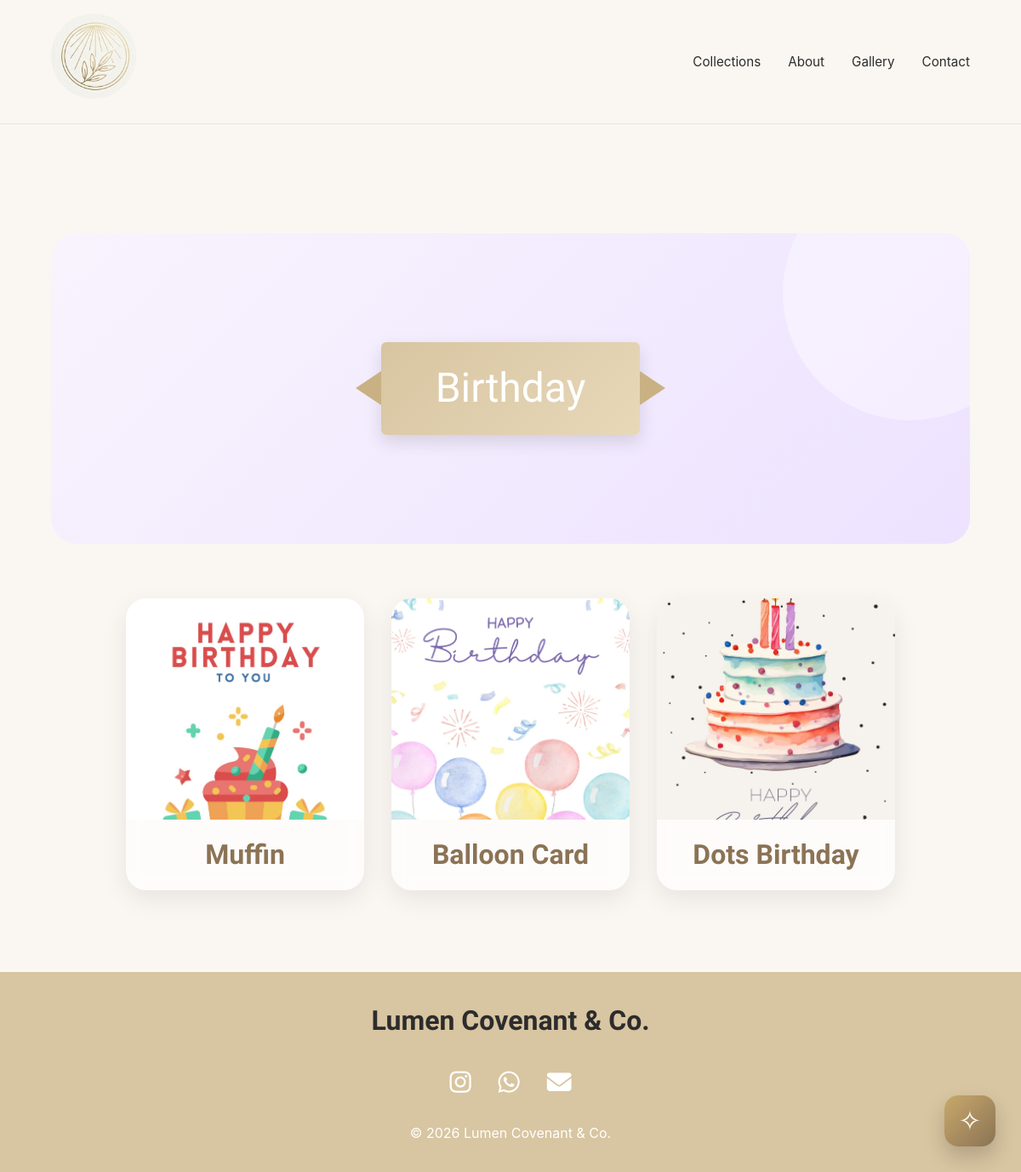
Screenshot of /collections/Birthday with the database file from the repository.
### models.py (models this page shows)
class Card(db.Model):
    id = db.Column(db.Integer, primary_key=True)
    name = db.Column(db.String(100), nullable=False)
    category = db.Column(db.String(50), nullable=False)
    slug = db.Column(db.String(120), unique=True)
    description = db.Column(db.Text)
    dimensions = db.Column(db.String(100))
    envelope = db.Column(db.String(50))
    customization = db.Column(db.String(50))
    front_image = db.Column(db.String(255))
    inside_left_image = db.Column(db.String(255))
    inside_right_image = db.Column(db.String(255))
    back_image = db.Column(db.String(255))
    price = db.Column(db.Float, default=0)
    featured = db.Column(db.Boolean, default=False)
    active = db.Column(db.Boolean, default=True)
    created_at = db.Column(
        db.DateTime,
        default=datetime.now(timezone.utc)
    )

### app.py (the view)
@app.route("/collections/<collection_name>")
def view_collection(collection_name):
    cards = Card.query.filter_by(
        category=collection_name,
        active=True
    ).all()
    return render_template("collection.html", collection_name=collection_name, cards=cards)

### templates/collection.html (shortened to what this page needs)
{% extends 'base.html' %}
{% block content %}
<section class="container">
    <section class="collection-banner">
        <div class="ribbon-wrapper">
            <div class="ribbon">{{ collection_name }}</div>
        </div>
    </section>
    {% if cards %}
    <div class="collection-grid">
        {% for card in cards %}
        <div class="collection-card card-preview" data-name="{{ card.name }}"
            data-description="{{ card.description or '' }}" data-price="{{ card.price }}"
            data-front="{{ url_for('static', filename='uploads/cards/' + card.front_image) if card.front_image else '' }}"
            data-left="{{ url_for('static', filename='uploads/cards/' + card.inside_left_image) if card.inside_left_image else '' }}"
            data-right="{{ url_for('static', filename='uploads/cards/' + card.inside_right_image) if card.inside_right_image else '' }}"
            data-back="{{ url_for('static', filename='uploads/cards/' + card.back_image) if card.back_image else '' }}">
            {% if card.front_image %}
            <img src="{{ url_for('static', filename='uploads/cards/' + card.front_image) }}" alt="{{ card.name }}">
            {% endif %}
            <h3>{{ card.name }}</h3>
        </div>
        {% endfor %}
    </div>
    {% else %}
    <div class="empty-collection">
        <h2>Collection Coming Soon</h2>
        <p> Something beautiful is being created for this collection.</p>
    </div>
    {% endif %}
</section>
{% endblock %}

### static/css/style.css (style rules this page uses)
* { margin: 0; padding: 0; box-sizing: border-box; }
html { scroll-behavior: smooth; }
body { font-family: 'Inter', sans-serif; color: #2c2c2c; background-color: #faf7f2; line-height: 1.6; }
:root { --cream: #faf7f2; --champagne: #e8dcc8; --taupe: #8b7355; --charcoal: #2c2c2c; --gold: #c8a96b; --white: #ffffff; }
h1, h2, h3, h4 { font-family: 'DM Serif Display'; font-weight: 600; color: var(--charcoal); }
h3 { font-family: 'Allura', cursive; font-size: 2rem; }
.container { width: 90%; max-width: 1200px; margin: 0 auto; }
section { padding: 6rem 0; }
.collection-grid { display: flex; flex-wrap: wrap; justify-content: center; gap: 2rem; margin-top: 3rem; }
.collection-card { width: 280px; min-width: 280px; background: rgba(255,255,255,.65); backdrop-filter: blur(10px); border-radius: 24px; overflow: hidden; box-shadow: 0 10px 30px rgba(0,0,0,.08); transition: all .35s ease; cursor: pointer; }
.collection-card img { width: 100%; height: 260px; object-fit: cover; display: block; transition: transform .4s ease; }
.collection-card h3 { min-height: 60px; display: flex; justify-content: center; text-align: center; padding: 1rem; color: var(--taupe); margin: 0; }
.collection-banner { background: linear-gradient( 135deg, #f8f4fd, #ede2ff ); border-radius: 30px; padding: 5rem 2rem; margin: 2rem auto 4rem auto; text-align: center; position: relative; overflow: hidden; }
.collection-banner::before { content: ""; position: absolute; width: 300px; height: 300px; background: rgba(255,255,255,.35); border-radius: 50%; top: -80px; right: -80px; }
.ribbon-wrapper { display: flex; justify-content: center; margin: 3rem 0; }
.ribbon { position: relative; background: linear-gradient( 135deg, #d8c5a1, #e7d8b9 ); color: white; padding: 1rem 4rem; border-radius: 6px; font-family: 'Allura', cursive; font-size: 3rem; box-shadow: 0 8px 20px rgba(0,0,0,.12); }
.ribbon::before, .ribbon::after { content: ""; position: absolute; top: 50%; width: 0; height: 0; transform: translateY(-50%); }
.ribbon::before { left: -30px; border-top: 20px solid transparent; border-bottom: 20px solid transparent; border-right: 30px solid #c9b184; }
.ribbon::after { right: -30px; border-top: 20px solid transparent; border-bottom: 20px solid transparent; border-left: 30px solid #c9b184; }

### rows the page displays
Card: front_image (picture), name "Muffin"
Card: front_image (picture), name "Balloon Card"
Card: front_image (picture), name "Dots Birthday"

### other values shown
{{ collection_name }} "Birthday"
